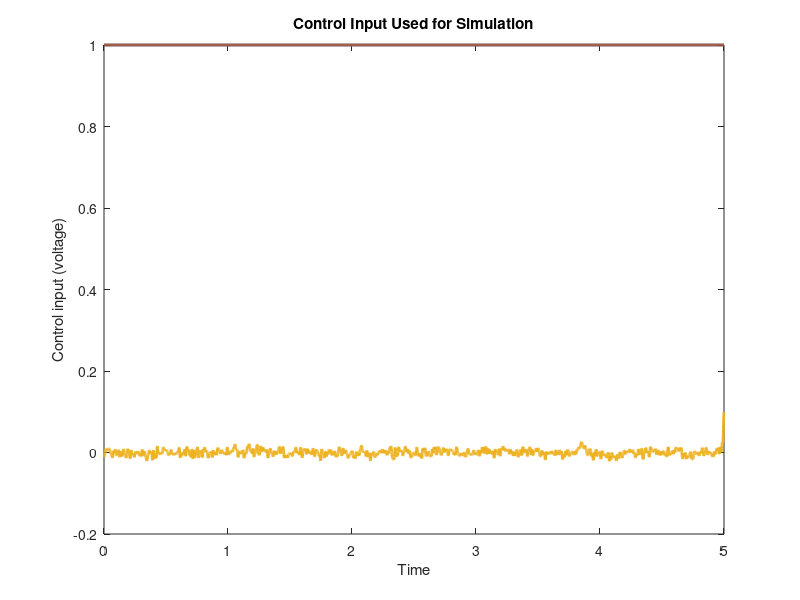
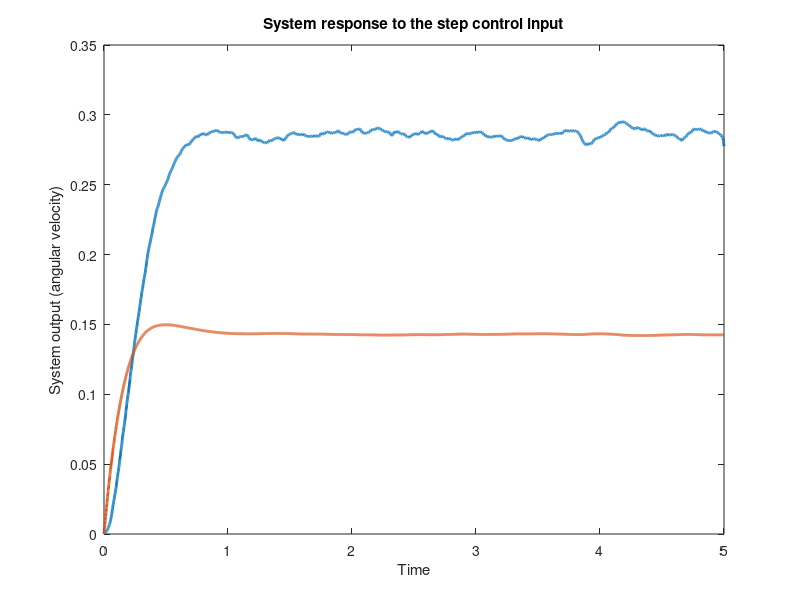

The MATLAB source for these figures, in order:
clear,clc
 
% define the constants
J=0.1;
b=0.5;
Kt=1;
L=1;
R=5;
Ke=1;
 
% define the system matrices
A=[0   1    0; 
   0 -b/J Kt/J; 
   0 -Ke/L -R/L];
B = [0; 
     0; 
     1/L];
W=[0; 
   -1/J; 
   0];

% theta/ omega/ current
C=[0 1 0; 
   0 0 1];
 
% combine the control input and disturbance matrices in a single matrix
Btotal=[B W];
 
% define the state-space model
sys = ss(A,Btotal,C,[]);
 
% discretization constant
dt = 10^-3;
% final simulation time
Tfinal= 5;
% discretized time
time = 0:dt:Tfinal;
%%
%%%%%%%%%%%%%%%%%%%%%%%%%%%%%%%%%%%%%%%%%%%%%%%%%%%%%%%%%%%%%%%%%%%%%%%%%%%
% system response to the step control input 
%%%%%%%%%%%%%%%%%%%%%%%%%%%%%%%%%%%%%%%%%%%%%%%%%%%%%%%%%%%%%%%%%%%%%%%%%%%
 
% disturbance 
% disturbance = zeros(size(time))';
A = 10^-3;
disturbance = zeros(size(time))';
for f = 1:100
    disturbance = disturbance + A*cos(2*pi*f*rand()*time)';
end
% disturbance = 10^-1*flip(disturbance)/max(disturbance)/2;
disturbance = flip(disturbance);

% control input
figure(1)
control_step = ones(size(time))';
plot(time,control_step,'LineWidth',2)
hold on
input = [control_step,disturbance];
plot(time,input,'LineWidth',2)
xlabel('Time')
ylabel('Control input (voltage)')
title('Control Input Used for Simulation')

% control input and disturbance
U_step=[control_step, disturbance];
 
% simulate the system
output=lsim(sys,U_step,time);
 
% plot the system output 
figure(2)
plot(time,output,'LineWidth',2)
xlabel('Time')
ylabel('System output (angular velocity)')
title('System response to the step control input')

time = time';
save("DC_simulation.mat","time","input","output")